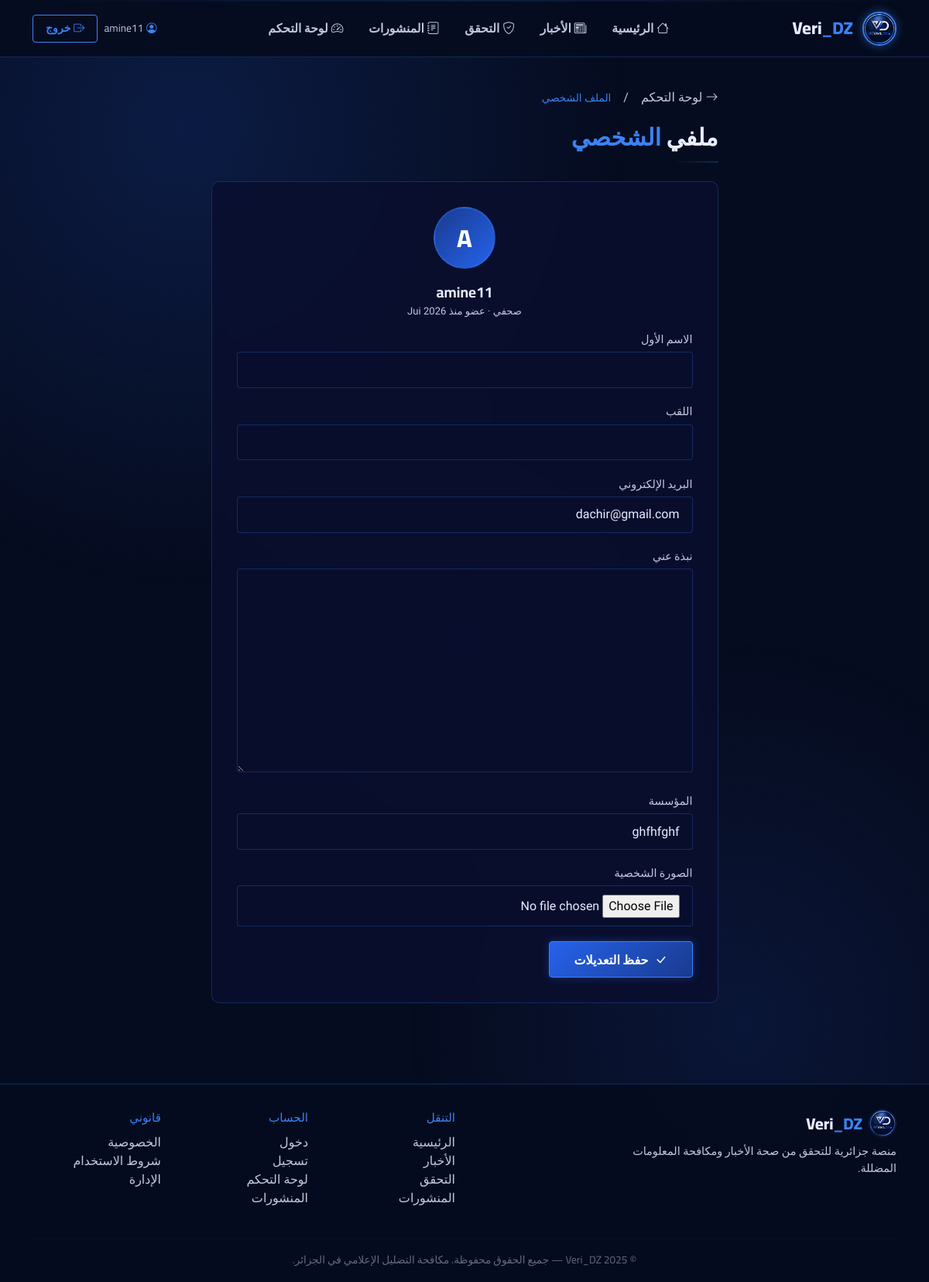
The page /accounts/profile/ (signed in) on the database its author committed.
### accounts/models.py (models this page shows, shortened)
class User(AbstractUser):
    is_journalist = models.BooleanField(default=False)
    bio = models.TextField(blank=True)
    organization = models.CharField(max_length=200, blank=True)
    avatar = models.ImageField(upload_to='avatars/', blank=True, null=True)
    class Meta:
        verbose_name = 'Utilisateur'
        verbose_name_plural = 'Utilisateurs'

### accounts/views.py (the view)
# urls.py: path('profile/', views.profile_view, name='profile'),
@login_required
def profile_view(request):
    if request.method == 'POST':
        form = ProfileForm(request.POST, request.FILES, instance=request.user)
        if form.is_valid():
            form.save()
            messages.success(request, "Profil mis à jour.")
            return redirect('profile')
    else:
        form = ProfileForm(instance=request.user)
    return render(request, 'accounts/profile.html', {'form': form})

### accounts/forms.py
class ProfileForm(forms.ModelForm):
    class Meta:
        model = User
        fields = ('first_name', 'last_name', 'email', 'bio', 'organization', 'avatar')

### accounts/templates/accounts/profile.html (shortened to what this page needs)
{% extends 'base.html' %}
{% block content %}
<div class="container profile-page">
    <div class="row justify-content-center">
        <div class="col-lg-7">
            <div class="d-flex align-items-center gap-3 mb-3">
                <a href="/dashboard/" class="text-vd-silver" style="text-decoration:none;"><i class="bi bi-arrow-right me-1"></i>لوحة التحكم</a>
                <span class="text-vd-silver">/</span>
                <span class="text-vd-accent" style="font-size:0.85rem;">الملف الشخصي</span>
            </div>
            <div class="vd-section-title mb-1">ملفي <span class="accent">الشخصي</span></div>
            <hr class="vd-divider">
            <div class="profile-card">
                <div class="text-center mb-3">
                    {% if user.avatar %}
                    <img src="{{ user.avatar.url }}" alt="{{ user.username }}" style="width:80px;height:80px;border-radius:50%;border:2px solid var(--vd-border);object-fit:cover;margin-bottom:1rem;">
                    {% else %}
                    <div class="avatar-circle mx-auto">{{ user.username|first|upper }}</div>
                    {% endif %}
                    <div class="font-main" style="font-size:1.2rem;color:var(--vd-white);font-weight:700;">{{ user.username }}</div>
                    <div class="text-vd-silver" style="font-size:0.82rem;font-family:var(--font-body);">
                        {% if user.is_staff %}مدير{% elif user.is_journalist %}صحفي{% else %}قارئ{% endif %}
                        · عضو منذ {{ user.date_joined|date:"M Y" }}
                    </div>
                </div>
                <form method="post" enctype="multipart/form-data">
                    {% for field in form %}
                    <div class="form-group">
                        <label class="vd-label">
                            {% if field.name == 'first_name' %}الاسم الأول
                            {% elif field.name == 'last_name' %}اللقب
                            {% elif field.name == 'email' %}البريد الإلكتروني
                            {% elif field.name == 'bio' %}نبذة عني
                            {% elif field.name == 'organization' %}المؤسسة
                            {% elif field.name == 'avatar' %}الصورة الشخصية
                            {% else %}{{ field.label }}{% endif %}
                        </label>
                        {{ field }}
                    </div>
                    {% endfor %}
                    <button type="submit" class="btn-vd-primary" style="padding:0.65rem 2rem;">
                        <i class="bi bi-check-lg me-2"></i>حفظ التعديلات
                    </button>
                </form>
            </div>
        </div>
    </div>
</div>
{% endblock %}

### templates/base.html (shortened to what this page needs)
<!DOCTYPE html>
<html lang="ar" dir="rtl">
<head>
    {% load static %}
    <link rel="stylesheet" href="https://cdn.jsdelivr.net/npm/bootstrap@5.3.2/dist/css/bootstrap.rtl.min.css">
    <link href="https://cdn.jsdelivr.net/npm/bootstrap-icons@1.11.3/font/bootstrap-icons.css" rel="stylesheet">
</head>
<body>
<nav class="vd-navbar navbar navbar-expand-lg sticky-top">
    <div class="container">
        <a class="navbar-brand" href="/">
            <img src="{% static 'images/logo.jpeg' %}" alt="VeriDz" class="brand-logo">
            <span class="brand-text">Veri<span>_DZ </span></span>
        </a>
        <div class="desktop-nav-links collapse navbar-collapse" id="navMenu">
            <ul class="navbar-nav mx-auto gap-1">
                <li class="nav-item">
                    <a class="nav-link {% block nav_home %}{% endblock %}" href="/"><i class="bi bi-house me-1"></i>الرئيسية</a>
                </li>
                <li class="nav-item">
                    <a class="nav-link {% block nav_news %}{% endblock %}" href="/news/"><i class="bi bi-newspaper me-1"></i>الأخبار</a>
                </li>
                <li class="nav-item">
                    <a class="nav-link {% block nav_fact %}{% endblock %}" href="/fact-check/"><i class="bi bi-shield-check me-1"></i>التحقق</a>
                </li>
                <li class="nav-item">
                    <a class="nav-link {% block nav_pubs %}{% endblock %}" href="/publications/"><i class="bi bi-journal-text me-1"></i>المنشورات</a>
                </li>
                {% if user.is_authenticated %}
                <li class="nav-item">
                    <a class="nav-link {% block nav_dash %}{% endblock %}" href="/dashboard/"><i class="bi bi-speedometer2 me-1"></i>لوحة التحكم</a>
                </li>
                {% endif %}
            </ul>
            <div class="d-flex align-items-center gap-2">
                {% if user.is_authenticated %}
                    <span class="text-vd-silver" style="font-size:0.85rem;font-family:var(--font-main);">
                        <i class="bi bi-person-circle me-1 text-vd-accent"></i>{{ user.username }}
                    </span>
                    <a href="/accounts/logout/" class="btn-vd-outline" style="font-size:0.88rem; padding:0.4rem 1rem;">
                        <i class="bi bi-box-arrow-right me-1"></i>خروج
                    </a>
                {% else %}
                    <a href="/accounts/login/" class="btn-vd-outline" style="font-size:0.88rem; padding:0.4rem 1rem;">دخول</a>
                    <a href="/accounts/signup/" class="btn-vd-primary" style="font-size:0.88rem; padding:0.4rem 1rem;">تسجيل</a>
                {% endif %}
            </div>
        </div>
    </div>
</nav>
<main>
    {% block content %}{% endblock %}
</main>
<footer class="vd-footer">
    <div class="container">
        <div class="row g-4">
            <div class="col-md-4">
                <div class="d-flex align-items-center gap-2 mb-2">
                    <img src="{% static 'images/logo.jpeg' %}" alt="VeriDz" style="width:36px;height:36px;border-radius:50%;border:1px solid var(--vd-border);">
                    <span class="footer-brand">Veri<span>_DZ </span></span>
                </div>
                <p>منصة جزائرية للتحقق من صحة الأخبار ومكافحة المعلومات المضللة.</p>
            </div>
            <div class="col-md-2 offset-md-2">
                <p class="font-main mb-2" style="color:var(--vd-bright);font-size:0.95rem;">التنقل</p>
                <ul class="list-unstyled">
                    <li><a href="/">الرئيسية</a></li>
                    <li><a href="/news/">الأخبار</a></li>
                    <li><a href="/fact-check/">التحقق</a></li>
                    <li><a href="/publications/">المنشورات</a></li>
                </ul>
            </div>
            <div class="col-md-2">
                <p class="font-main mb-2" style="color:var(--vd-bright);font-size:0.95rem;">الحساب</p>
                <ul class="list-unstyled">
                    <li><a href="/accounts/login/">دخول</a></li>
                    <li><a href="/accounts/signup/">تسجيل</a></li>
                    <li><a href="/dashboard/">لوحة التحكم</a></li>
                    <li><a href="/publications/">المنشورات</a></li>
                </ul>
            </div>
            <div class="col-md-2">
                <p class="font-main mb-2" style="color:var(--vd-bright);font-size:0.95rem;">قانوني</p>
                <ul class="list-unstyled">
                    <li><a href="#">الخصوصية</a></li>
                    <li><a href="#">شروط الاستخدام</a></li>
                    <li><a href="/admin/">الإدارة</a></li>
                </ul>
            </div>
        </div>
        <hr style="border-color:var(--vd-border);margin-top:1.5rem;">
        <p class="text-center mb-0" style="font-size:0.85rem;color:rgba(192,200,224,0.5);font-family:var(--font-main);">
            © 2025 Veri_DZ  — جميع الحقوق محفوظة. مكافحة التضليل الإعلامي في الجزائر.
        </p>
    </div>
</footer>
</body>
</html>

### templates/base.html (style rules this page uses)
:root { --vd-navy: #0a0f2e; --vd-dark: #060c1f; --vd-blue: #1a3a8f; --vd-accent: #2563eb; --vd-bright: #3b82f6; --vd-glow: #60a5fa; --vd-silver: #c0c8e0; --vd-white: #e8eeff; --vd-border: rgba(59,130,246,0.25); --vd-card-bg: rgba(10,15,46,0.85); --vd-panel: rgba(26,58,143,0.12); --font-main: 'Cairo', sans-serif; --font-body: 'Tajawal', sans-serif; --sidebar-width: 280px; }
* { box-sizing: border-box; }
body { background: var(--vd-dark); color: var(--vd-white); font-family: var(--font-body); min-height: 100vh; overflow-x: hidden; direction: rtl; }
body::before { content: ''; position: fixed; inset: 0; background: radial-gradient(ellipse 80% 60% at 20% 10%, rgba(37,99,235,0.18) 0%, transparent 60%), radial-gradient(ellipse 60% 50% at 80% 80%, rgba(26,58,143,0.22) 0%, transparent 60%), radial-gradient(ellipse 40% 30% at 50% 50%, rgba(59,130,246,0.06) 0%, transparent 70%); pointer-events: none; z-index: 0; }
body > * { position: relative; z-index: 1; }
.vd-navbar { background: rgba(6,12,31,0.92); border-bottom: 1px solid var(--vd-border); backdrop-filter: blur(16px); padding: 0.6rem 0; }
.vd-navbar .navbar-brand { display: flex; align-items: center; gap: 0.75rem; text-decoration: none; }
.vd-navbar .brand-logo { width: 44px; height: 44px; border-radius: 50%; border: 2px solid var(--vd-bright); box-shadow: 0 0 12px rgba(59,130,246,0.5); object-fit: cover; }
.vd-navbar .brand-text { font-family: var(--font-main); font-size: 1.4rem; font-weight: 800; color: var(--vd-white); letter-spacing: 0; }
.vd-navbar .brand-text span { color: var(--vd-bright); }
@media (min-width: 992px) { .desktop-nav-links { display: flex !important; } }
.vd-navbar .nav-link { font-family: var(--font-main); font-size: 0.98rem; font-weight: 600; color: var(--vd-silver) !important; padding: 0.4rem 0.9rem !important; border-radius: 4px; transition: color 0.2s, background 0.2s; }
.vd-navbar .nav-link i { margin-left: 5px; margin-right: 0; }
.btn-vd-primary { background: linear-gradient(135deg, var(--vd-accent), var(--vd-blue)); color: #fff; border: 1px solid var(--vd-bright); font-family: var(--font-main); font-size: 1rem; font-weight: 700; padding: 0.55rem 1.6rem; border-radius: 4px; transition: all 0.25s; box-shadow: 0 0 12px rgba(37,99,235,0.35); text-decoration: none; display: inline-block; }
.btn-vd-outline { background: transparent; color: var(--vd-bright); border: 1px solid var(--vd-bright); font-family: var(--font-main); font-size: 1rem; font-weight: 700; padding: 0.55rem 1.6rem; border-radius: 4px; transition: all 0.25s; text-decoration: none; display: inline-block; }
.vd-section-title { font-family: var(--font-main); font-weight: 800; font-size: 1.9rem; color: var(--vd-white); }
.vd-section-title .accent { color: var(--vd-bright); }
.vd-divider { height: 2px; background: linear-gradient(270deg, var(--vd-bright), transparent); border: none; margin: 0.5rem 0 1.5rem; width: 60px; }
.vd-label { font-family: var(--font-main); font-size: 0.9rem; color: var(--vd-silver); margin-bottom: 0.35rem; display: block; }
.vd-footer { background: rgba(6,12,31,0.95); border-top: 1px solid var(--vd-border); padding: 2rem 0 1.2rem; margin-top: 4rem; }
.vd-footer .footer-brand { font-family: var(--font-main); font-size: 1.3rem; font-weight: 800; color: var(--vd-white); }
.vd-footer .footer-brand span { color: var(--vd-bright); }
.vd-footer p { color: var(--vd-silver); font-size: 0.9rem; }
.vd-footer a { color: var(--vd-silver); text-decoration: none; transition: color 0.2s; }
.text-vd-accent { color: var(--vd-bright); }
.text-vd-silver { color: var(--vd-silver); }
.font-main { font-family: var(--font-main); }
.bi { margin-left: 4px; margin-right: 0; }
.me-1 { margin-left: 0.25rem !important; margin-right: 0 !important; }
.me-2 { margin-left: 0.5rem !important; margin-right: 0 !important; }

### rows shown on the page
User: username "amine11", username|first "A", date_joined "Jui 2026", form "dachir@gmail.com" "ghfhfghf"
